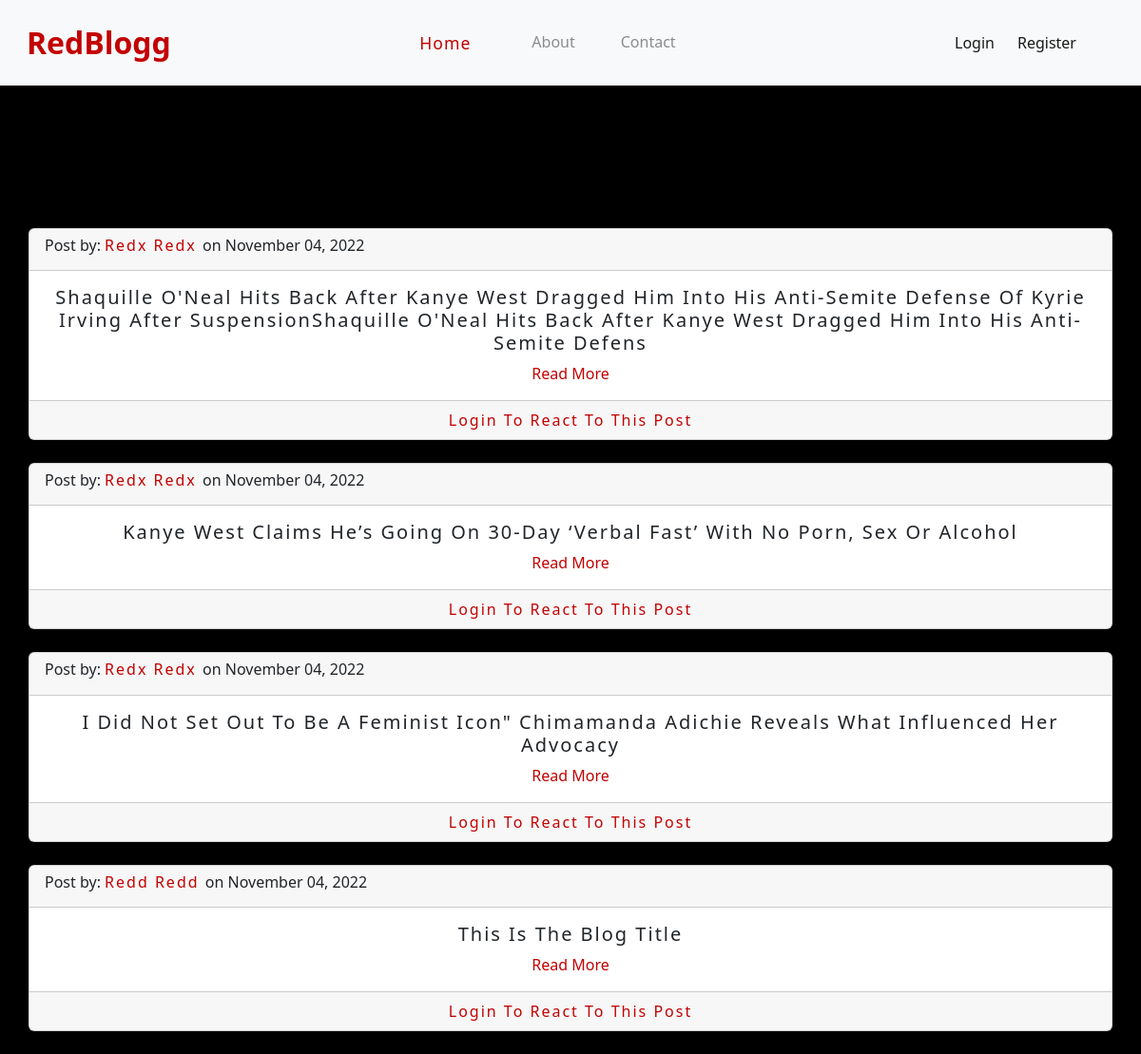
The page / on the database its author committed.
### blog/models.py (models this page shows, shortened)
class Post(db.Model):
    id = db.Column(db.Integer, primary_key=True)
    title = db.Column(db.String(200), nullable=False)
    text = db.Column(db.Text, nullable=False)
    date_created = db.Column(db.DateTime(timezone=True), default=func.now())
    author = db.Column(db.Integer, db.ForeignKey(
        'user.id', ondelete="CASCADE"), nullable=False)
    comments = db.relationship('Comment', backref='post', passive_deletes=True)
    likes = db.relationship('Like', backref='post', passive_deletes=True)

class User(db.Model, UserMixin):
    id = db.Column(db.Integer, primary_key=True)
    email = db.Column(db.String(150), unique=True)
    firstname = db.Column(db.String(150))
    lastname = db.Column(db.String(150))
    password = db.Column(db.String(150))
    date_created = db.Column(db.DateTime(timezone=True), default=func.now())
    posts = db.relationship('Post', backref='user', passive_deletes=True)
    comments = db.relationship('Comment', backref='user', passive_deletes=True)
    likes = db.relationship('Like', backref='user', passive_deletes=True)

### blog/routes.py (the view)
@app.route("/")
def home():
    posts = Post.query.order_by(Post.date_created.desc()).all()
    return render_template("home.html", posts=posts, user=current_user)

### blog/templates/home.html (shortened to what this page needs)
{% extends "base.html" %}
{% block content %}
{% for post in posts %}
  <div class="card text-center">
    <div class="card-header">
      <h6>Post by:
      <a href="/post/{{post.user.firstname}}">
        {{ post.user.firstname }} {{ post.user.lastname }}
        </a> on {{ post.date_created.strftime('%B %d, %Y') }} </h6>
    </div>
    <div class="card-body">
      <h5 class="card-title">
        <a>{{post.title}}</a>
      </h5>
      <a href="{{url_for('single_post', id=post.id)}}">Read More</a>
    </div>
    <div class="card-footer text-muted">
      {% if current_user.is_authenticated %}
        {% if post.comments|length > 1 %}
          <p>{{post.comments|length}} Comments</p>
          {% elif post.comments|length == 1 %}
          <p>{{post.comments|length}} Comment</p>
          {% else %}
          <p>View full blog</p>
        {% endif %}
        {% for comment in post.comments %}
          <p style="text-align: left;"> <a href="/post/{{comment.user.firstname}}">{{comment.user.firstname}} {{comment.user.lastname}}</a>: {{comment.text}} {{comment.date_created.strftime('%I:%M%p %B %d, %Y')}}
            {% if user.id == comment.author or user.id == post.author %}
            <a href="/delete-comment/{{comment.id}}"><i class="fas fa-trash"></i></a>
          {% endif %}</p>
        {% endfor %}
      <!-- <form action="/comment/{{post.id}}" method="post">
        <div class="input-group mb-3">
          <input type="text" class="form-control" placeholder="Write comment"  name="comment" id="comment">
          <button class="btn btn-outline-danger" type="submit" id="button-addon2">Comment</button>
        </div>
      </form> -->
      {% else %}
      <a href="{{url_for('login')}}">Login to react to this post</a>
      {% endif %}
    </div>
  </div>
  <br>
{% endfor %}
{% endblock %}

### blog/static/style.css (style rules this page uses)
:root { --accent-color:#c30000; }
* { margin:0; padding:0; box-sizing:border-box; text-decoration: none !important; }
body { background-color: #000; }
.card-header h6 { text-align: left; }
.card-title a, .card-header a, .card-footer a { text-transform: capitalize; color:var(--accent-color); letter-spacing: 2px; }
a, button { color:var(--accent-color); }

### rows shown on the page
Post: user.firstname "Redx", user.lastname "Redx", date_created "November 04, 2022", title "Shaquille O'Neal Hits Back After Kanye West Dragged Him Into His Anti-Semite Defense Of Kyrie Irving After SuspensionShaquille O'Neal Hits Back After Kanye West Dragged Him Into His Anti-Semite Defens"
Post: user.firstname "Redx", user.lastname "Redx", date_created "November 04, 2022", title "Kanye West Claims He’s Going On 30-Day ‘verbal Fast’ With No Porn, Sex Or Alcohol"
Post: user.firstname "Redx", user.lastname "Redx", date_created "November 04, 2022", title "I Did Not Set Out To Be A Feminist Icon\" Chimamanda Adichie Reveals What Influenced Her Advocacy"
Post: user.firstname "Redd", user.lastname "Redd", date_created "November 04, 2022", title "This Is The Blog Title"
